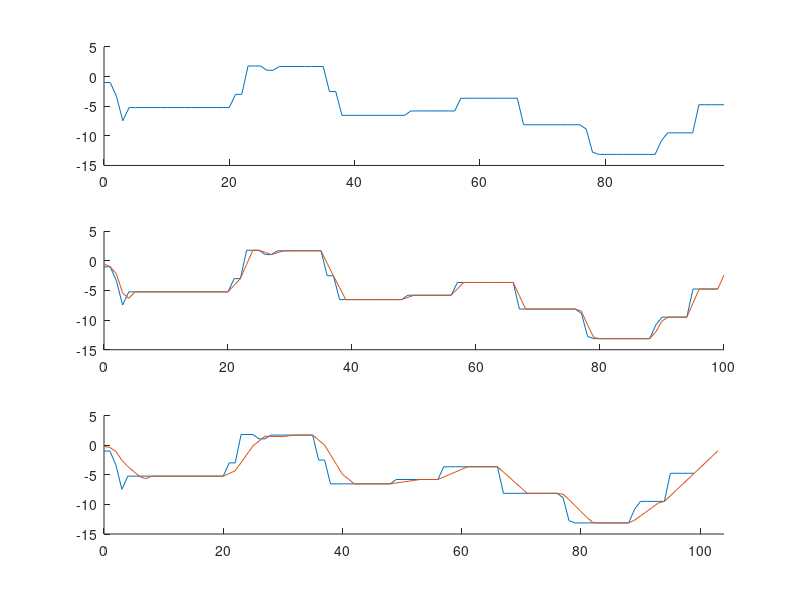

This figure's MATLAB source:
load('lab5data.mat');

%% Define Transfer Functions
h1 = 1/2*ones(1,2); % 2-point avg
h2 = 1/5*ones(1,5); % 5-point avg

%% Output signal
y1 = conv(h1, x1); % 2-point avg
y2 = conv(h2, x1); % 5-point avg

%% n-domains
n = 0:99; % n domain input signal
n1 = 0:99+2-1;% n domain 2-point avg output signal
n2 = 0:99+5-1;% n domain 2-point avg output signal

%% Plot Section
figure;
subplot(311); hold on; plot(n, x1); hold off; xlim([0 99])
subplot(312); hold on; plot(n, x1); plot(n1, y1); hold off; xlim([0 100])
subplot(313); hold on; plot(n, x1); plot(n2, y2); hold off; xlim([0 104])